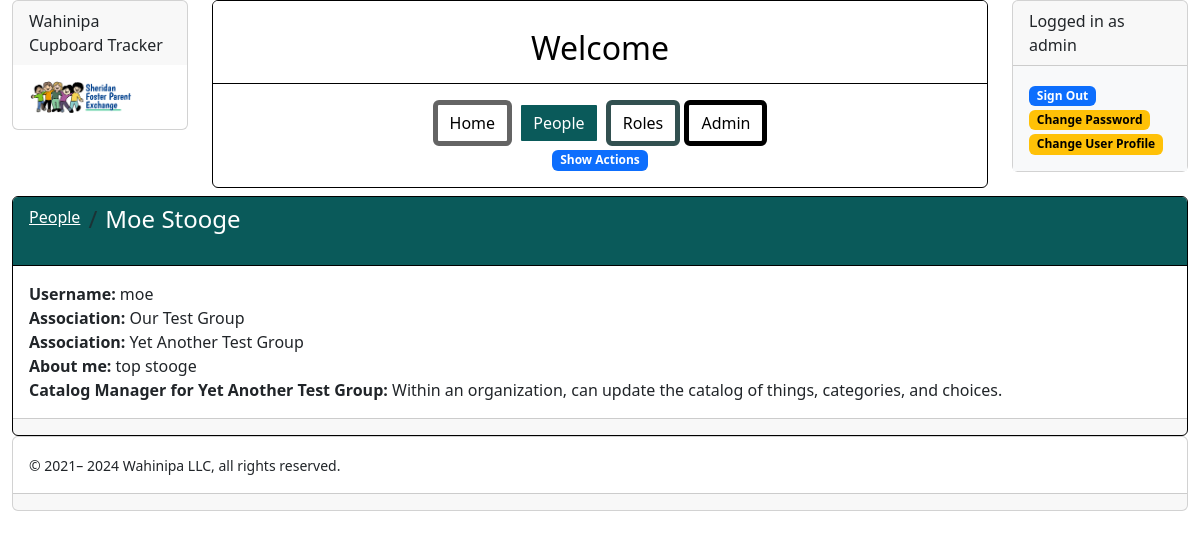
Page /wahinipa/people/view/3 (signed in) on the committed database.
### www/tracking/modelling/people_model.py (models this page shows, shortened)
class User(CupboardDisplayContextMixin, IdModelMixin, database.Model, UserMixin):
    @property
    def is_active(self):
        return self.is_enabled
    singular_label = "Person"
    plural_label = "People"
    possible_tasks = ['update', 'delete', 'enable', 'disable']
    label_prefixes = {}
    flavor = "people"
    username = database.Column(database.String(255), nullable=False, unique=True)
    password = database.Column(database.String(255), nullable=False)
    is_enabled = database.Column(database.Boolean(), nullable=False, default=True)
    is_admin = database.Column(database.Boolean(), nullable=False, default=False)
    first_name = database.Column(database.Unicode(50), nullable=False, server_default=u'')
    last_name = database.Column(database.Unicode(50), nullable=False, server_default=u'')
    date_joined = database.Column(database.DateTime(), default=datetime.now())
    about_me = database.Column(database.Text(), nullable=False, server_default=u'')
    linkages = database.relationship('Linkage', backref='person', lazy=True, cascade='all, delete')
    root_assignments = database.relationship('RootAssignment', backref='person', lazy=True, cascade='all, delete')
    place_assignments = database.relationship('PlaceAssignment', backref='person', lazy=True, cascade='all, delete')
    universal_assignments = database.relationship('UniversalAssignment', backref='person', lazy=True,
                                                  cascade='all, delete')
    @property
    def sorted_roles_per_place(self):
        roles_per_place = {}
        for assignment in self.place_assignments:
            roles_per_place.setdefault(assignment.place.name, []).append(assignment.role.name)
        sorted_place_names = sorted(roles_per_place.keys())
        return [(place_name, sorted(roles_per_place[place_name])) for place_name in sorted_place_names]
    @property
    def sorted_roles_per_root(self):
        roles_per_root = {}
        for assignment in self.root_assignments:
            roles_per_root.setdefault(assignment.root.name, []).append(assignment.role.name)
        sorted_root_names = sorted(roles_per_root.keys())
        return [(root_name, sorted(roles_per_root[root_name])) for root_name in sorted_root_names]
    def add_description(self, display_context):
        display_context.add_notation(label="Username", value=self.username)
        for linkage in self.linkages:
            display_context.add_notation(label="Association", value=linkage.root.name)
        display_context.add_multiline_notation(label="About me", multiline=self.about_me)
        if self.is_the_super_admin:
            display_context.add_role_description(Role.super_role_name)
        for role_name in Role.universal_role_name_list:
            if self.has_universal_role(role_name):
                display_context.add_role_description(role_name)
        for root_name, role_name_list in self.sorted_roles_per_root:
            for role_name in role_name_list:
                suffix = f' for {root_name}'
                display_context.add_role_description(role_name, suffix=suffix)
        for place_name, role_name_list in self.sorted_roles_per_place:
            for role_name in role_name_list:
                suffix = f' at {place_name}'
                display_context.add_role_description(role_name, suffix=suffix)
    def bread_crumbs(self, navigator):
        return bread_crumbs(navigator, [AllPeople, self], target=self)
    @property
    def is_the_super_admin(self):
        return self.username == 'admin'
    @property
    def name(self):
        name = f'{self.first_name} {self.last_name}'
        if not self.is_active:
            name += ' (inactive)'
        return name
    @property
    def may_edit_database(self):
        return self.is_the_super_admin
    def has_universal_role(self, name_of_role):
        def yes(assignment):
            return assignment.is_named(name_of_role)
        return any(map(yes, self.universal_assignments))
    @property
    def label(self):
        return self.name
    def disable(self):
        self.is_enabled = False
    def enable(self):
        self.is_enabled = True

### www/tracking/modelling/root_model.py (models this page shows, shortened)
class Root(CupboardDisplayContextMixin, UniqueNamedBaseModel):
    singular_label = "Organizational Association"
    plural_label = "Organizational Associations"
    possible_tasks = ['update', 'delete']
    label_prefixes = {}
    flavor = "root"
    place_id = database.Column(database.Integer, database.ForeignKey('place.id'), unique=True, nullable=False)
    thing_id = database.Column(database.Integer, database.ForeignKey('thing.id'), unique=True, nullable=False)
    linkages = database.relationship('Linkage', backref='root', lazy=True, cascade='all, delete')
    categories = database.relationship('Category', backref='root', lazy=True, cascade='all, delete')
    assignments = database.relationship('RootAssignment', backref='root', lazy=True, cascade='all, delete')
    specifications = database.relationship('Specification', backref='root', lazy=True, cascade='all, delete')

### www/tracking/modelling/role_models.py (models this page shows, shortened)
class Role(CupboardDisplayContextMixin, UniqueNamedBaseModel):
    plural_label = "Roles"
    possible_tasks = []
    label_prefixes = {}
    flavor = 'role'
    root_assignments = database.relationship('RootAssignment', backref='role', lazy=True, cascade='all, delete')
    place_assignments = database.relationship('PlaceAssignment', backref='role', lazy=True, cascade='all, delete')
    universal_assignments = database.relationship('UniversalAssignment', backref='role', lazy=True,
                                                  cascade='all, delete')
    user_admin_role_name = "User Account Manager"
    admin_role_name = "Organization Administrator"
    linkage_role_name = "Linking People"
    structuring_role_name = "Catalog Manager"
    structure_viewer_role_name = "Catalog Viewer"
    inventory_manager_name = "Inventory Manager"
    location_manager_name = "Location Manager"
    observer_role_name = "Observer"
    inbound_role_name = "Receiving Agent"
    outbound_role_name = "Shipping Agent"
    transfer_role_name = "Transfer Agent"
    adjust_role_name = "Auditing Agent"
    super_role_name = "Super Admin"  # No actual Role created for this
    self_role_name = "Viewer is Self"  # No actual Role created for this
    people_viewer_name = "Viewer of People"  # No actual Role created for this
    roots_observer_role_name = "Viewer of Roots"  # No actual Role created for this
    anybody_role_name = "Anybody"  # No actual Role created for this
    control_role_name = "Control"  # No actual Role created for this
    role_descriptions = {
        user_admin_role_name: "Can create, update, enable, disable, or delete user accounts.",
        admin_role_name: "Within an organization, can assign roles to people.",
        linkage_role_name: "Can associate user accounts with an organization.",
        structuring_role_name: "Within an organization, can update the catalog of things, categories, and choices.",
        structure_viewer_role_name: "Within an organization, can view the catalog of things, categories, and choices.",
        location_manager_name: "For a given location, can create, delete, or update sub-locations.",
        inventory_manager_name: "For a given location, can assign inventory viewing and modification roles.",
        observer_role_name: "For a given location, can observe inventory.",
        inbound_role_name: "For a given location, can add inbound items to inventory.",
        outbound_role_name: "For a given location, can remove outbound items from inventory.",
        transfer_role_name: "For a given location, can transfer items out of inventory to another location.",
        adjust_role_name: "For a given location, can adjust inventory amounts to match hand counts.",
        super_role_name: "Has top level authority to make changes.",
        people_viewer_name: "Can view some user accounts.",
        roots_observer_role_name: "Can view organizations.",
        self_role_name: "Can look at own user account.",
        anybody_role_name: "Things anybody is allowed to do.",
        control_role_name: "Control Pseudo Role.",
    }
    universal_role_name_set = {user_admin_role_name}
    root_role_name_set = {admin_role_name, linkage_role_name, structuring_role_name, structure_viewer_role_name}
    place_role_name_set = {location_manager_name, inventory_manager_name, observer_role_name, inbound_role_name,
                           outbound_role_name, transfer_role_name, adjust_role_name}
    pseudo_role_name_set = {anybody_role_name, super_role_name, self_role_name, people_viewer_name,
                            roots_observer_role_name, control_role_name}
    universal_role_name_list = sorted(universal_role_name_set)
    root_role_name_list = sorted(root_role_name_set)
    place_role_name_list = sorted(place_role_name_set)
    pseudo_role_name_list = sorted(pseudo_role_name_set)
    role_name_list = universal_role_name_list + root_role_name_list + place_role_name_list
    granting_powers = {
        user_admin_role_name: [super_role_name],
        admin_role_name: [super_role_name],
        linkage_role_name: [admin_role_name, super_role_name],
        structuring_role_name: [admin_role_name, super_role_name],
        structure_viewer_role_name: [admin_role_name, super_role_name],
        location_manager_name: [admin_role_name, super_role_name],
        inventory_manager_name: [location_manager_name, admin_role_name, super_role_name],
        observer_role_name: [inventory_manager_name],
        inbound_role_name: [inventory_manager_name],
        outbound_role_name: [inventory_manager_name],
        transfer_role_name: [inventory_manager_name],
        adjust_role_name: [inventory_manager_name],
    }

### www/tracking/routing/people_routes.py (the view)
@people_bp.route('/view/<int:person_id>')
@login_required
def people_view(person_id):
    return PeopleViewHandler('people_bp.people_view', current_user, person_id=person_id).handle()

### www/tracking/templates/pages/person_view.j2
{% extends "pages/content.j2" %}
{% from 'macros/target_block_macros.j2' import target_block %}
{% block innards %}
  {{ target_block(label=label, flavor=flavor, url=url, bread_crumb_list=bread_crumb_list, notations=notations, tasks=tasks) }}
{% endblock %}

### www/tracking/templates/macros/user_macros.j2 (shortened to what this page needs)
{% macro user_options(current_user) %}
  <div class="card">
    {% if current_user.is_authenticated %}
      {{ user_options_logged_in(current_user) }}
    {% else %}
      {{ user_options_logged_out() }}
    {% endif %}
  </div>
{% endmacro %}
{% macro user_options_logged_in(current_user) %}
  <div class="card-header">
    Logged in as {{ current_user.username }}
  </div>
  <div class="card-body bg-light">
    <a class="btn-md btn-primary" href="{{ url_for('people_bp.logout') }}" role="button"><span
        class="badge bg-primary">Sign Out</span></a>
    <a class="btn-md btn-warning" href="{{ url_for('people_bp.change_password') }}" role="button"><span
        class="badge bg-warning">Change Password</span></a>
    <a class="btn-md btn-warning" href="{{ url_for('people_bp.people_update', person_id=current_user.id) }}" role="button"><span
        class="badge bg-warning">Change User Profile</span></a>
  </div>
{% endmacro %}

### www/tracking/templates/macros/notation_macros.j2 (shortened to what this page needs)
{% macro render_notations(notations=None) %}
  {% if notations %}
    {% for notation in notations %}
      {{ render_notation(**notation) }}
    {% endfor %}
  {% endif %}
{% endmacro %}
{% macro render_notation(label=None, url=None, value=None, tag=None, lines=None) %}
  {% if label %}<b>{{ label }}: </b>{% endif %}
{% if value %}{{ value }}{% endif %}
{% if label or value or tag %}<br>{% endif %}
{% endmacro %}

### rows in the picture
User: username "admin"
User: label "Username", username "moe", label "About me", about_me "top stooge"
Root: label "Association", name "Our Test Group"
Root: label "Association", name "Yet Another Test Group"
Role: label "Catalog Manager for Yet Another Test Group", description "Within an organization, can update the catalog of things, categories, and choices."

### other values in the picture
{{ project_name }} "Wahinipa Cupboard Tracker"
{{ label }} "Home" "People" "Roles" "Admin"
{{ label }} "Show Actions"
{{ label }} "People"
{{ label }} "Moe Stooge"
